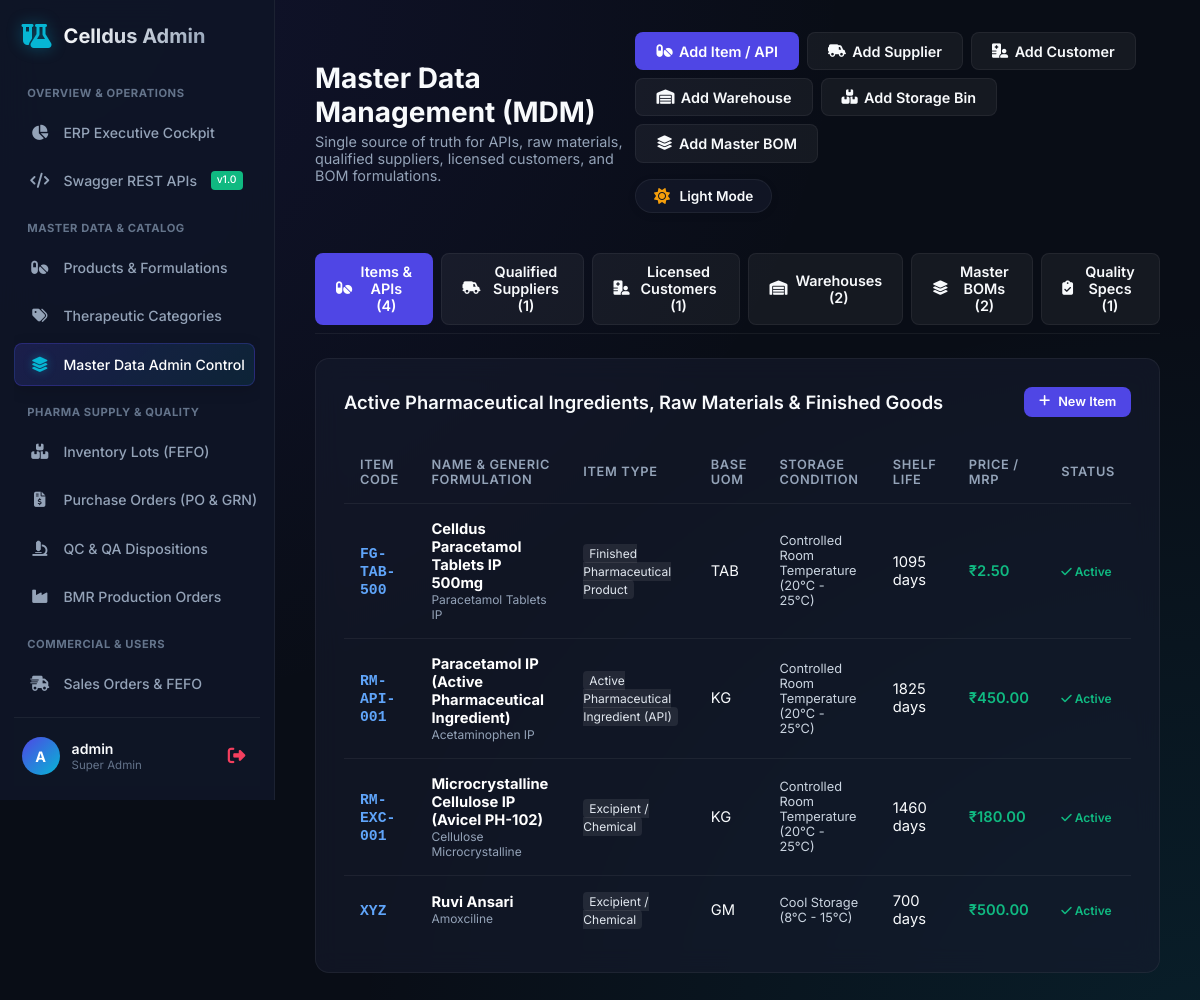
Before: /dashboard/masters/ (signed in) with the older database file.
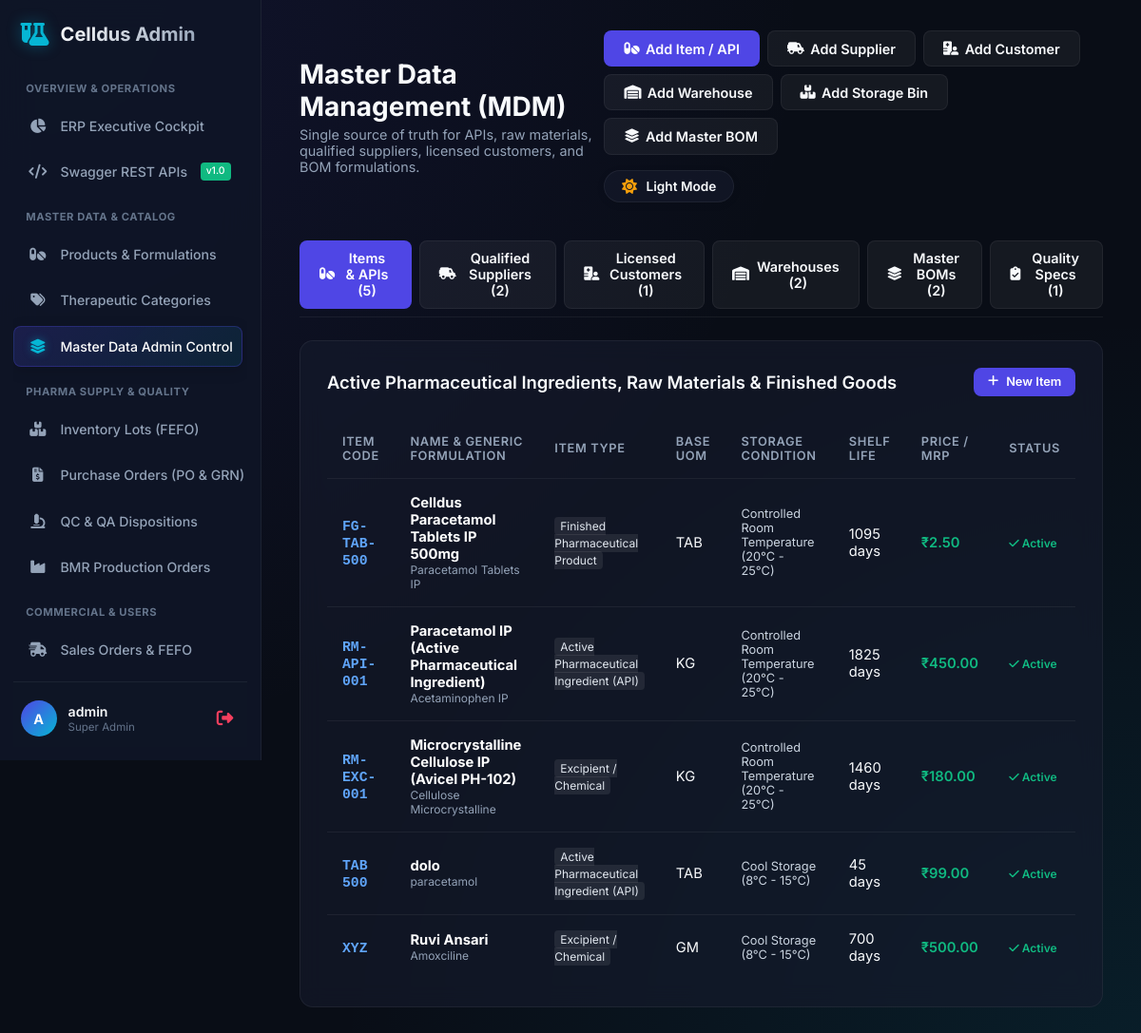
After: the same page with the newer database file.
### erp_masters/models.py (models this page shows, shortened)
class ItemMaster(ERPBaseModel):
    ITEM_TYPE_CHOICES = (
        ('API', 'Active Pharmaceutical Ingredient (API)'),
        ('EXCIPIENT', 'Excipient / Chemical'),
        ('RAW_MATERIAL', 'Raw Material'),
        ('PACKAGING_PRIMARY', 'Primary Packaging (Alu/PVC, Bottles, Vials)'),
        ('PACKAGING_SECONDARY', 'Secondary Packaging (Cartons, Shippers, Leaflets)'),
        ('WIP', 'Work-in-Progress (Bulk Granules, Uncoated Tabs)'),
        ('FINISHED_GOOD', 'Finished Pharmaceutical Product'),
        ('CONSUMABLE', 'Lab / Factory Consumable'),
    )
    STORAGE_CONDITIONS = (
        ('ROOM_TEMP', 'Controlled Room Temperature (20°C - 25°C)'),
        ('COOL', 'Cool Storage (8°C - 15°C)'),
        ('COLD', 'Refrigerated Cold Chain (2°C - 8°C)'),
        ('DEEP_FREEZE', 'Deep Freeze (-20°C)'),
        ('PROTECT_LIGHT', 'Protect from light and moisture'),
    )
    item_code = models.CharField(max_length=50, unique=True, db_index=True)
    name = models.CharField(max_length=200, db_index=True)
    generic_name = models.CharField(max_length=200, blank=True, help_text="Chemical / Generic formulation name")
    item_type = models.CharField(max_length=30, choices=ITEM_TYPE_CHOICES, db_index=True)
    dosage_form = models.CharField(max_length=100, blank=True, help_text="e.g. Tablet, Capsule, Syrup, Injectable")
    strength = models.CharField(max_length=100, blank=True, help_text="e.g. 500mg, 10mg/5ml")
    category = models.CharField(max_length=100, blank=True, help_text="Therapeutic category, e.g. Antibiotic, Analgesic")
    base_uom = models.ForeignKey(UnitOfMeasure, on_delete=models.PROTECT, related_name='items_base')
    purchase_uom = models.ForeignKey(UnitOfMeasure, on_delete=models.PROTECT, related_name='items_purchase', null=True, blank=True)
    issue_uom = models.ForeignKey(UnitOfMeasure, on_delete=models.PROTECT, related_name='items_issue', null=True, blank=True)
    barcode = models.CharField(max_length=100, blank=True, null=True, unique=True)
    storage_condition = models.CharField(max_length=30, choices=STORAGE_CONDITIONS, default='ROOM_TEMP')
    shelf_life_days = models.PositiveIntegerField(help_text="Standard shelf life in days from manufacturing date")
    retest_interval_days = models.PositiveIntegerField(null=True, blank=True, help_text="Retest period for active chemicals/APIs")
    reorder_min = models.DecimalField(max_digits=14, decimal_places=4, default=Decimal('0.0000'))
    reorder_max = models.DecimalField(max_digits=14, decimal_places=4, default=Decimal('0.0000'))
    tax_rate = models.DecimalField(max_digits=5, decimal_places=2, default=Decimal('12.00'), help_text="GST / Tax percentage")
    standard_cost = models.DecimalField(max_digits=14, decimal_places=2, default=Decimal('0.00'))
    mrp = models.DecimalField(max_digits=14, decimal_places=2, default=Decimal('0.00'), help_text="Max Retail Price for Finished Goods")
    active_flag = models.BooleanField(default=True)

class UnitOfMeasure(ERPBaseModel):
    code = models.CharField(max_length=20, unique=True, help_text="e.g. KG, GM, MG, LTR, ML, TAB, CAP, STRIP")
    name = models.CharField(max_length=100)
    symbol = models.CharField(max_length=10)
    is_discrete = models.BooleanField(default=False, help_text="True for countable items (Tablets, Strips)")
    class Meta:
        verbose_name = "Unit of Measure (UOM)"
        verbose_name_plural = "Units of Measure"
        ordering = ['code']

### main/dashboard_erp_views.py (the view)
# urls.py: path('dashboard/masters/', dashboard_erp_views.dashboard_masters, name='dashboard_masters'),
@staff_required
def dashboard_masters(request):
    items = ItemMaster.objects.select_related('base_uom').order_by('item_code')
    suppliers = SupplierMaster.objects.order_by('supplier_code')
    customers = CustomerMaster.objects.order_by('customer_code')
    boms = BOMHeader.objects.select_related('product', 'batch_uom').order_by('bom_code')
    specs = QualitySpecification.objects.select_related('item').order_by('spec_code')
    warehouses = Warehouse.objects.select_related('branch').prefetch_related('bins').order_by('code')
    bins = StorageBin.objects.select_related('warehouse').order_by('warehouse__code', 'bin_code')
    uoms = UnitOfMeasure.objects.all().order_by('code')
    branches = Branch.objects.filter(is_active=True).order_by('name')
    products = ItemMaster.objects.filter(item_type__in=['WIP', 'FINISHED_GOOD'])
    context = {
        'items': items,
        'suppliers': suppliers,
        'customers': customers,
        'boms': boms,
        'specs': specs,
        'warehouses': warehouses,
        'bins': bins,
        'uoms': uoms,
        'branches': branches,
        'products': products,
        'item_type_choices': ItemMaster.ITEM_TYPE_CHOICES,
        'storage_conditions': ItemMaster.STORAGE_CONDITIONS,
        'supplier_status_choices': SupplierMaster.STATUS_CHOICES,
        'customer_type_choices': CustomerMaster.CUSTOMER_TYPE_CHOICES,
    }
    return render(request, 'dashboard/erp_masters.html', context)

### main/context_processors.py (called while the page is built)
def footer_blogs(request):
    return {"footer_blogs": Blog.objects.all().order_by('-created_at')[:2]}

### main/dashboard_erp_views.py (called while the page is built)
def staff_required(view_func):
    return user_passes_test(lambda u: u.is_active and u.is_staff, login_url='dashboard_login')(view_func)

### templates/dashboard/erp_masters.html (shortened to what the changed rows need)
{% extends 'dashboard/base.html' %}
{% load static %}
{% block page_title %}Master Data Management (MDM){% endblock %}
{% block content %}
<div style="display: flex; gap: 0.5rem; margin-bottom: 1.5rem; border-bottom: 1px solid var(--border-color); padding-bottom: 0.5rem; overflow-x: auto;">
    <button class="btn btn-primary tab-trigger" onclick="showTab('itemsTab', this);"><i class="fa-solid fa-pills"></i> Items & APIs ({{ items|length }})</button>
    <button class="btn btn-secondary tab-trigger" onclick="showTab('suppliersTab', this);"><i class="fa-solid fa-truck-field"></i> Qualified Suppliers ({{ suppliers|length }})</button>
    <button class="btn btn-secondary tab-trigger" onclick="showTab('customersTab', this);"><i class="fa-solid fa-hospital-user"></i> Licensed Customers ({{ customers|length }})</button>
    <button class="btn btn-secondary tab-trigger" onclick="showTab('warehousesTab', this);"><i class="fa-solid fa-warehouse"></i> Warehouses ({{ warehouses|length }})</button>
    <button class="btn btn-secondary tab-trigger" onclick="showTab('bomsTab', this);"><i class="fa-solid fa-layer-group"></i> Master BOMs ({{ boms|length }})</button>
    <button class="btn btn-secondary tab-trigger" onclick="showTab('specsTab', this);"><i class="fa-solid fa-clipboard-check"></i> Quality Specs ({{ specs|length }})</button>
</div>
<div id="itemsTab" class="master-tab-content panel">
    <div class="panel-header">
        <h2 class="panel-title">Active Pharmaceutical Ingredients, Raw Materials & Finished Goods</h2>
    </div>
    <div class="table-container">
        <table class="custom-table">
            <thead>
                <tr>
                    <th>Item Code</th>
                    <th>Name & Generic Formulation</th>
                    <th>Item Type</th>
                    <th>Base UOM</th>
                    <th>Storage Condition</th>
                    <th>Shelf Life</th>
                    <th>Price / MRP</th>
                    <th>Status</th>
                </tr>
            </thead>
            <tbody>
                {% for item in items %}
                <tr>
                    <td><strong style="color: #60a5fa; font-family: monospace;">{{ item.item_code }}</strong></td>
                    <td>
                        <strong style="color: #fff;">{{ item.name }}</strong>
                        <div style="font-size: 0.75rem; color: var(--text-secondary);">{{ item.generic_name }}</div>
                    </td>
                    <td><span style="background: rgba(255,255,255,0.08); padding: 2px 6px; border-radius: 4px; font-size: 0.75rem; color: #e2e8f0;">{{ item.get_item_type_display }}</span></td>
                    <td>{{ item.base_uom.code }}</td>
                    <td style="font-size: 0.8rem; color: #cbd5e1;">{{ item.get_storage_condition_display }}</td>
                    <td>{{ item.shelf_life_days }} days</td>
                    <td><span style="color: #10b981; font-weight: 600;">₹{{ item.mrp|default:item.standard_cost }}</span></td>
                    <td><span style="color: #10b981; font-weight: 600; font-size: 0.75rem;"><i class="fa-solid fa-check"></i> Active</span></td>
                </tr>
                {% endfor %}
            </tbody>
        </table>
    </div>
</div>
{% endblock %}

Changed rows visible on the page:
added ItemMaster: item_code "TAB 500", name "dolo", generic_name "paracetamol", item_type "Active Pharmaceutical Ingredient (API)", base_uom.code "TAB", storage_condition "Cool Storage (8°C - 15°C)", shelf_life_days "45", mrp "99.00"
Other visible differences:
{{ items|length }}: "4" → "5"
{{ suppliers|length }}: "1" → "2"
